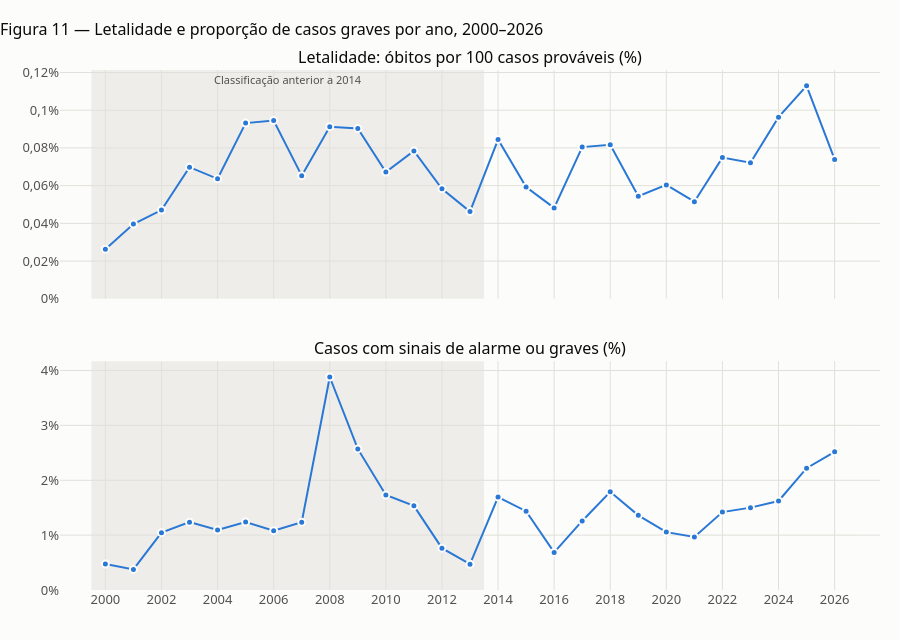

The notebook cell saved with this chart:
### Markdown cell above
A gravidade cresce de forma acentuada com a idade. A letalidade fica em torno de 0,02% entre 10 e 29 anos e passa de 1% entre pessoas com 80 anos ou mais — um risco de óbito mais de 50 vezes maior. Pessoas com 60 anos ou mais somam cerca de 13% dos casos, mas quase 58% dos óbitos. A hospitalização tem forma de "U": é mais alta nos menores de 1 ano e nos idosos. As mulheres são maioria entre os casos, mas a letalidade é um pouco maior entre os homens, diferença estatisticamente significativa pelo teste qui-quadrado — o que, com dezenas de milhões de registros, indica uma diferença real, ainda que pequena em termos absolutos.

### Code cell
anual_gravidade = anual.loc[:, ["casos", "casos_graves", "obitos"]].copy()
anual_gravidade["letalidade"] = anual_gravidade["obitos"] / anual_gravidade["casos"] * 100
anual_gravidade["pct_graves"] = anual_gravidade["casos_graves"] / anual_gravidade["casos"] * 100

fig = make_subplots(
    rows=2, cols=1, shared_xaxes=True, vertical_spacing=0.12,
    subplot_titles=("Letalidade: óbitos por 100 casos prováveis (%)", "Casos com sinais de alarme ou graves (%)"),
)
for linha, coluna, formato in [(1, "letalidade", ",.3f"), (2, "pct_graves", ",.2f")]:
    fig.add_trace(
        go.Scatter(
            x=anual_gravidade.index, y=anual_gravidade[coluna], mode="lines+markers",
            line={"color": viz.CATEGORICA[0], "width": 2}, marker={"size": 7, "line": {"color": viz.SUPERFICIE, "width": 2}},
            customdata=anual_gravidade[["casos", "obitos", "casos_graves"]].to_numpy(),
            hovertemplate="<b>%{x}</b><br>%{y:" + formato + "}%<br>Casos: %{customdata[0]:,.0f}<br>Óbitos: %{customdata[1]:,.0f}<br>Graves: %{customdata[2]:,.0f}<extra></extra>",
            showlegend=False,
        ),
        row=linha, col=1,
    )
    fig.add_vrect(x0=1999.5, x1=2013.5, fillcolor=viz.GRADE, opacity=0.5, line_width=0, layer="below", row=linha, col=1)
fig.add_annotation(x=2006.5, y=1, xref="x", yref="y domain", text="Classificação anterior a 2014", showarrow=False, yanchor="top", font={"size": 11, "color": viz.TINTA_SECUNDARIA})
fig.update_yaxes(rangemode="tozero", ticksuffix="%")
fig.update_xaxes(dtick=2)
fig.update_layout(title="Figura 11 — Letalidade e proporção de casos graves por ano, 2000–2026", height=640, hovermode="closest")
viz.salvar_interativo(fig, "fig11_letalidade_gravidade_anual")
fig.show()

### Figure 1 — Plotly figure (JSON) as saved in the notebook; plotly's stock layout.template omitted (floating-point values rounded to 4 significant figures)
{"data": [{"customdata": [[136824, 36, 648], [388560, 154, 1459], [701262, 330, 7327], [279455, 195, 3455], [72309, 46, 791], [151344, 141, 1876], [267553, 253, 2894], [500771, 327, 6191], [638192, 582, 24769], [420759, 380, 10818], [1020433, 686, 17660], [746534, 585, 11447], [599978, 350, 4577], [1466716, 678, 6911], [543795, 459, 9211], [1648270, 977, 23662], [1491894, 719, 10224], [242402, 195, 3050], [268104, 219, 4798], [1555408, 846, 21169], [950826, 574, 10029], [540095, 278, 5220], [1405046, 1052, 19946], [1645937, 1188, 24703], [6564941, 6323, 106450], [1642665, 1855, 36464], [471006, 348, 11861]], "hovertemplate": "<b>%{x}</b><br>%{y:,.3f}%<br>Casos: %{customdata[0]:,.0f}<br>Óbitos: %{customdata[1]:,.0f}<br>Graves: %{customdata[2]:,.0f}<extra></extra>", "line": {"color": "#2a78d6", "width": 2}, "marker": {"line": {"color": "#fcfcfb", "width": 2}, "size": 7}, "mode": "lines+markers", "showlegend": false, "type": "scatter", "x": [2000, 2001, 2002, 2003, 2004, 2005, 2006, 2007, 2008, 2009, 2010, 2011, 2012, 2013, 2014, 2015, 2016, 2017, 2018, 2019, 2020, 2021, 2022, 2023, 2024, 2025, 2026], "xaxis": "x", "y": [0.02631, 0.03963, 0.04706, 0.06978, 0.06362, 0.09317, 0.09456, 0.0653, 0.0912, 0.09031, 0.06723, 0.07836, 0.05834, 0.04623, 0.08441, 0.05927, 0.04819, 0.08044, 0.08168, 0.05439, 0.06037, 0.05147, 0.07487, 0.07218, 0.09631, 0.1129, 0.07388], "yaxis": "y"}, {"customdata": [[136824, 36, 648], [388560, 154, 1459], [701262, 330, 7327], [279455, 195, 3455], [72309, 46, 791], [151344, 141, 1876], [267553, 253, 2894], [500771, 327, 6191], [638192, 582, 24769], [420759, 380, 10818], [1020433, 686, 17660], [746534, 585, 11447], [599978, 350, 4577], [1466716, 678, 6911], [543795, 459, 9211], [1648270, 977, 23662], [1491894, 719, 10224], [242402, 195, 3050], [268104, 219, 4798], [1555408, 846, 21169], [950826, 574, 10029], [540095, 278, 5220], [1405046, 1052, 19946], [1645937, 1188, 24703], [6564941, 6323, 106450], [1642665, 1855, 36464], [471006, 348, 11861]], "hovertemplate": "<b>%{x}</b><br>%{y:,.2f}%<br>Casos: %{customdata[0]:,.0f}<br>Óbitos: %{customdata[1]:,.0f}<br>Graves: %{customdata[2]:,.0f}<extra></extra>", "line": {"color": "#2a78d6", "width": 2}, "marker": {"line": {"color": "#fcfcfb", "width": 2}, "size": 7}, "mode": "lines+markers", "showlegend": false, "type": "scatter", "x": [2000, 2001, 2002, 2003, 2004, 2005, 2006, 2007, 2008, 2009, 2010, 2011, 2012, 2013, 2014, 2015, 2016, 2017, 2018, 2019, 2020, 2021, 2022, 2023, 2024, 2025, 2026], "xaxis": "x2", "y": [0.4736, 0.3755, 1.045, 1.236, 1.094, 1.24, 1.082, 1.236, 3.881, 2.571, 1.731, 1.533, 0.7629, 0.4712, 1.694, 1.436, 0.6853, 1.258, 1.79, 1.361, 1.055, 0.9665, 1.42, 1.501, 1.621, 2.22, 2.518], "yaxis": "y2"}], "layout": {"annotations": [{"font": {"size": 16}, "showarrow": false, "text": "Letalidade: óbitos por 100 casos prováveis (%)", "x": 0.5, "xanchor": "center", "xref": "paper", "y": 1.0, "yanchor": "bottom", "yref": "paper"}, {"font": {"size": 16}, "showarrow": false, "text": "Casos com sinais de alarme ou graves (%)", "x": 0.5, "xanchor": "center", "xref": "paper", "y": 0.44, "yanchor": "bottom", "yref": "paper"}, {"font": {"color": "#52514e", "size": 11}, "showarrow": false, "text": "Classificação anterior a 2014", "x": 2006.0, "xref": "x", "y": 1, "yanchor": "top", "yref": "y domain"}], "height": 640, "hovermode": "closest", "shapes": [{"fillcolor": "#e1e0d9", "layer": "below", "line": {"width": 0}, "opacity": 0.5, "type": "rect", "x0": 2000.0, "x1": 2014.0, "xref": "x", "y0": 0, "y1": 1, "yref": "y domain"}, {"fillcolor": "#e1e0d9", "layer": "below", "line": {"width": 0}, "opacity": 0.5, "type": "rect", "x0": 2000.0, "x1": 2014.0, "xref": "x2", "y0": 0, "y1": 1, "yref": "y2 domain"}], "title": {"text": "Figura 11 — Letalidade e proporção de casos graves por ano, 2000–2026"}, "xaxis": {"anchor": "y", "domain": [0.0, 1.0], "dtick": 2, "matches": "x2", "showticklabels": false}, "xaxis2": {"anchor": "y2", "domain": [0.0, 1.0], "dtick": 2}, "yaxis": {"anchor": "x", "domain": [0.56, 1.0], "rangemode": "tozero", "ticksuffix": "%"}, "yaxis2": {"anchor": "x2", "domain": [0.0, 0.44], "rangemode": "tozero", "ticksuffix": "%"}}}
